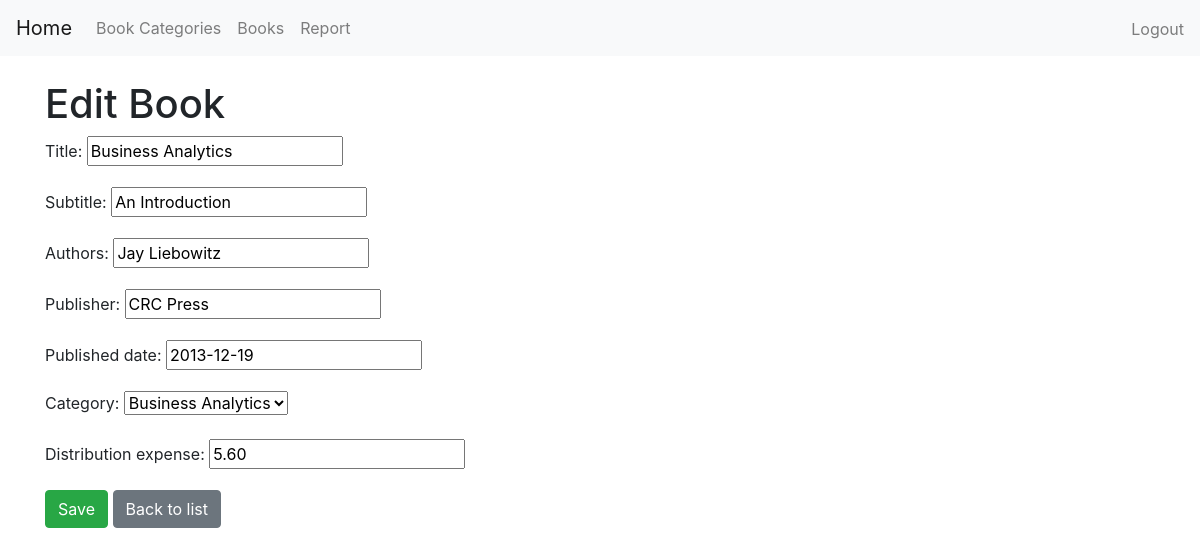
Page /books/books/update/2/ (signed in) on the committed database.
### books/models.py (models this page shows, shortened)
class Book(models.Model):
    title = models.CharField(max_length=200)
    subtitle = models.CharField(max_length=200, null=True, blank=True)
    authors = models.CharField(max_length=200)
    publisher = models.CharField(max_length=100)
    published_date = models.DateField()
    category = models.ForeignKey(BookCategory, on_delete=models.CASCADE)
    distribution_expense = models.DecimalField(max_digits=10, decimal_places=2)

### books/views.py (the view)
# urls.py: path('books/update/<int:pk>/', views.book_update, name='book_update'),
def book_update(request, pk):
    book = get_object_or_404(Book, pk=pk)
    if request.method == 'POST':
        form = BookForm(request.POST, instance=book)
        if form.is_valid():
            form.save()
            return redirect('book_list')
    else:
        form = BookForm(instance=book)
    return render(request, 'books/book_form.html', {'form': form})

### books/forms.py
class BookForm(forms.ModelForm):
    class Meta:
        model = Book
        fields = ['title', 'subtitle', 'authors', 'publisher', 'published_date', 'category', 'distribution_expense']

### books/models.py (called while the page is built)
    def __str__(self):
        return self.name

### books/templates/books/book_form.html (shortened to what this page needs)
{% extends "base.html" %}
{% block content %}
<h1>{% if form.instance.pk %}Edit{% else %}Add{% endif %} Book</h1>
<form method="post" class="form">
    <div class="form-group">
        {{ form.as_p }}
    </div>
    <button type="submit" class="btn btn-success">Save</button>
    <a href="{% url 'book_list' %}" class="btn btn-secondary">Back to list</a>
</form>
{% endblock %}

### rows in the picture
Book: title "Business Analytics", subtitle "An Introduction", authors "Jay Liebowitz", publisher "CRC Press", published_date "2013-12-19", category "Business Analytics", distribution_expense "5.60"
